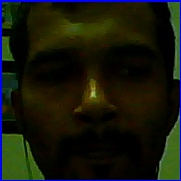
#> input picture backend/training_images/Aslam.1.1.jpg, 181 x 181 px, given as the content of the folder ../../training_images/Aslam.1.1.jpg, which was not available
$ python -i train_images.py   (imports and definitions only)
#> lines starting #> are read from the running program, lines starting #| are printed output that depends on the picture
import os
import cv2
import numpy as np
from PIL import Image


# -------------- image labels ------------------------

# returns faces and id_list
def get_images_and_labels(path):
    # get the path of all the files in the folder
#> called with path = '../../training_images/Aslam.1.1.jpg'
    image_paths = [os.path.join(path, f) for f in os.listdir(path)]
    # create empty face list
    faces = []
    # create empty ID list
    id_list = []

    # now looping through all the image paths and loading the IDs and the images
    for image_path in image_paths:
        # loading the image and converting it to gray scale
        pil_image = Image.open(image_path).convert('L')
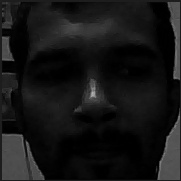
#> pil_image: PIL image 181x181 L; min 0, max 180, mean 21.6
        # Now we are converting the PIL image into numpy array
        image_np = np.array(pil_image, 'uint8')
        # getting the ID from the image
        _id = int(os.path.split(image_path)[-1].split(".")[1])
        # extract the face from the training image sample
        faces.append(image_np)
        id_list.append(_id)
    return faces, id_list


# ----------- train images function ---------------
def train():
    recognizer = cv2.face_LBPHFaceRecognizer.create()
    # haar_cascade_path = "files" + os.sep + "haarcascade_frontalface_default.xml"
    # detector = cv2.CascadeClassifier(haar_cascade_path)
    faces, _id = get_images_and_labels("static/images/known")
    recognizer.train(faces, np.array(_id))
    recognizer.save("files" + os.sep + "trainer.yml")
    print("Images Trained Successfully")

>>> result = get_images_and_labels('../../training_images/Aslam.1.1.jpg')

$ run again, on backend/training_images/Aslam.1.10.jpg
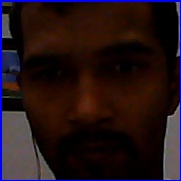
#> input picture backend/training_images/Aslam.1.10.jpg, 181 x 181 px, given as the content of the folder ../../training_images/Aslam.1.10.jpg, which was not available
#> in get_images_and_labels, `pil_image = Image.open(image_path).convert('L')`:
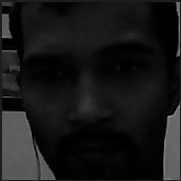
#> pil_image: PIL image 181x181 L; min 0, max 154, mean 23.5

$ run again, on backend/training_images/Aslam.1.11.jpg
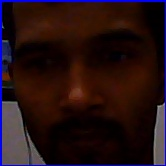
#> input picture backend/training_images/Aslam.1.11.jpg, 166 x 166 px, given as the content of the folder ../../training_images/Aslam.1.11.jpg, which was not available
#> in get_images_and_labels, `pil_image = Image.open(image_path).convert('L')`:
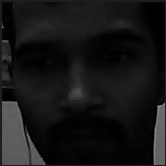
#> pil_image: PIL image 166x166 L; min 0, max 150, mean 22.1
